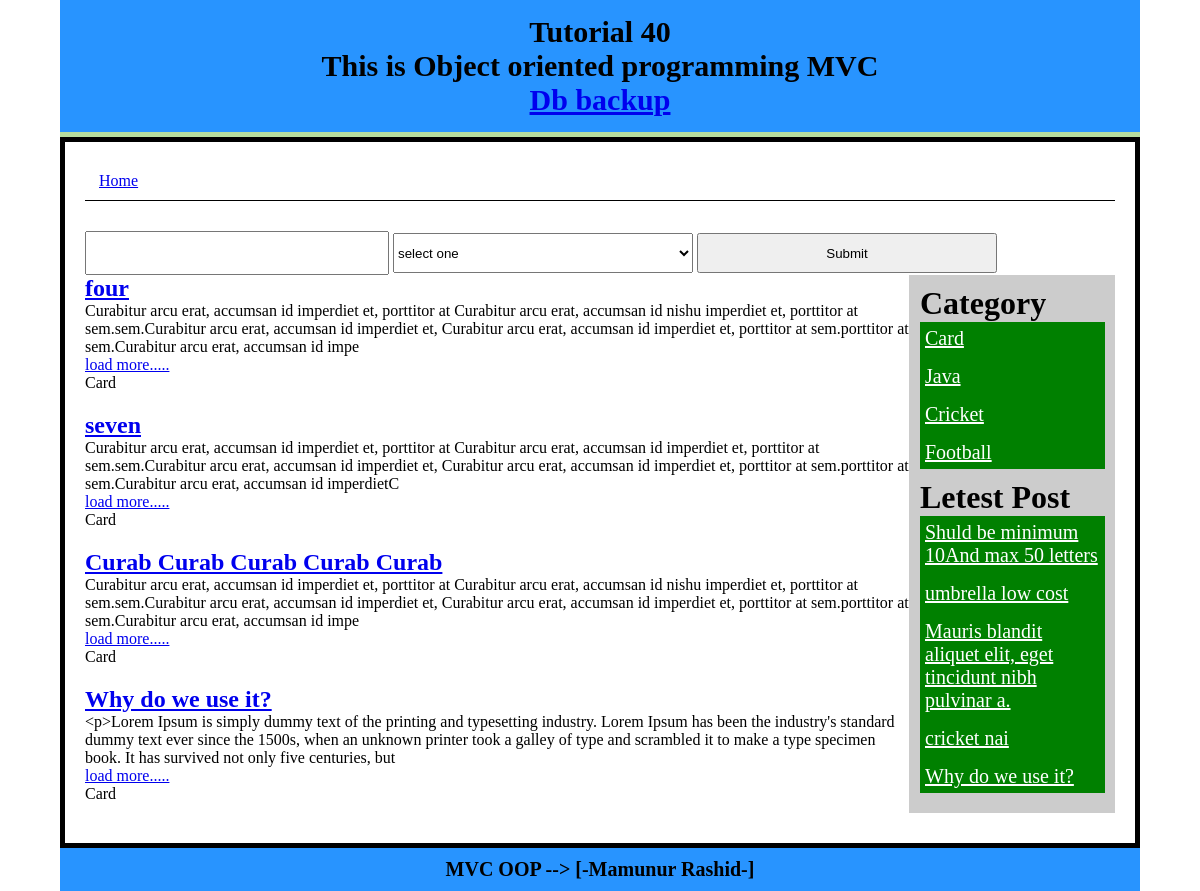
Page /Index/postByCat/14 on the earlier database version.
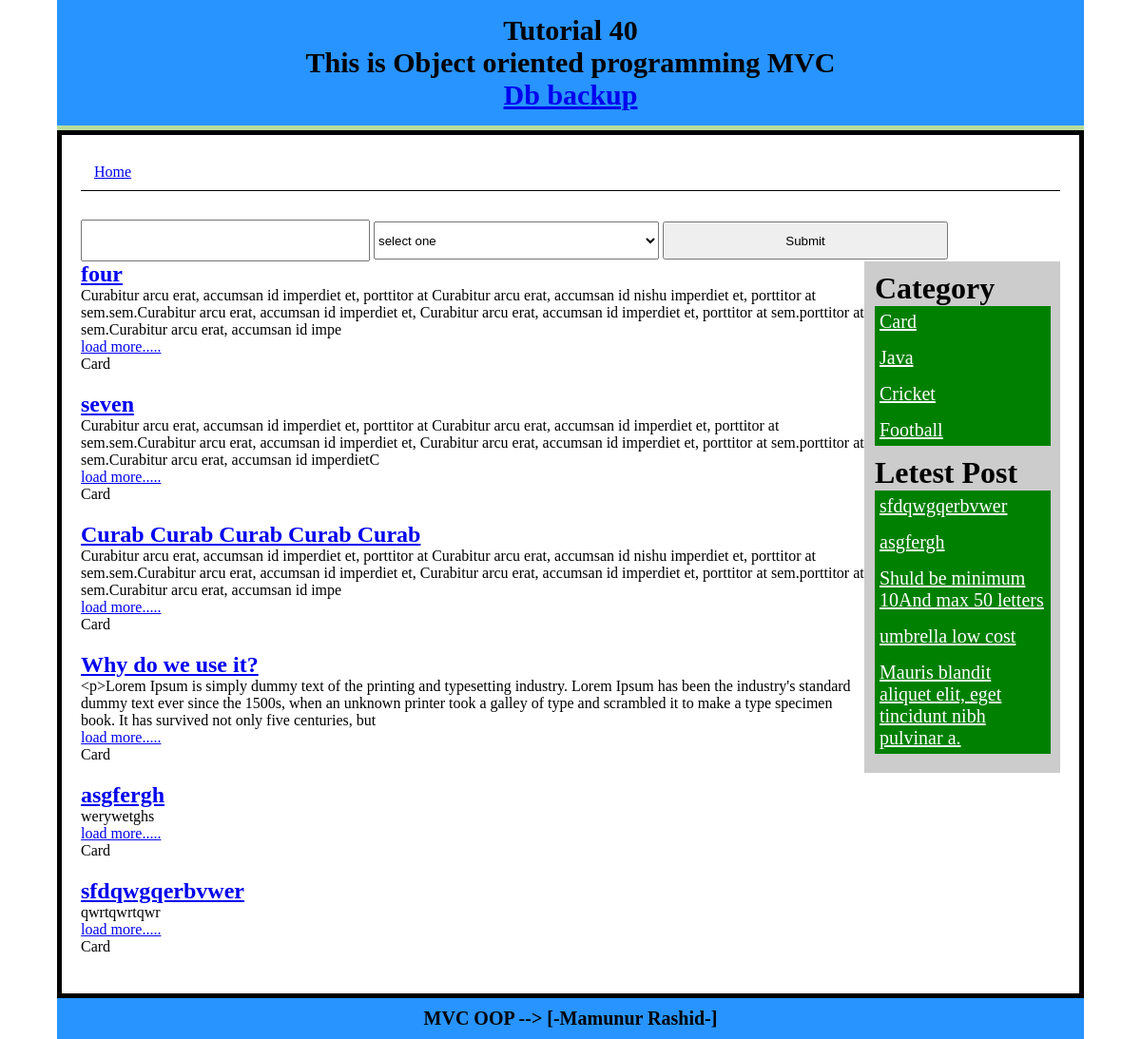
Same page on the later database version.
### tables this page shows
CREATE TABLE `post` (
  `id` int(11) NOT NULL AUTO_INCREMENT,
  `title` varchar(300) NOT NULL,
  `content` text NOT NULL,
  `cat` int(11) NOT NULL,
  PRIMARY KEY (`id`)
);

CREATE TABLE `category` (
  `id` int(11) NOT NULL AUTO_INCREMENT,
  `catname` varchar(50) NOT NULL,
  `title` varchar(50) NOT NULL,
  PRIMARY KEY (`id`)
);

### system/libs/Load.php (called while the page is built, shortened)
<?php
class Load
{
	public function view($filename,$data = false){
		include 'app/view/'.$filename.'.php' ;
	}
	public function model($modelname){
		return new $modelname();
	}
}
?>

### app/controlers/Index.php (called while the page is built, shortened)
<?php
class Index extends Dcontrolar
{
	public function postByCat($id){
		$tablepost= 'post';
		$tableCat = 'category';
		$postModel = $this->load->model("PostModel");
		$data['postByCat']=$postModel->getPostByCat($tablepost,$tableCat,$id);
		$catModel = $this->load->model("CatModel");
		$data['catlist']=$catModel->catlist($tableCat);
		$limit = 5;
		$data['letestPost']=$postModel->getLetestPost($tablepost,$limit);
		$this->load->view("header");
		$this->load->view("search",$data);
		$this->load->view("postbycat",$data);
		$this->load->view("sidebar",$data);
		$this->load->view("footer");
	}
}
?>

### index.php (called while the page is built, shortened)
<?php
$main = new Main();
?>

### system/libs/Database.php (called while the page is built, shortened)
<?php
class Database extends PDO
{
	public function select($sql,$data=array(),$fetchstyle = PDO::FETCH_ASSOC){
		$stmt 	= $this->prepare($sql);
		$stmt->execute();
		return $stmt->fetchALL($fetchstyle);
	}
}?>

### app/models/PostModel.php (called while the page is built, shortened)
<?php
class PostModel extends Dmodel
{
	public function getPostByCat($tablepost,$tableCat,$id){
		$sql ="SELECT $tablepost.*,$tableCat.catname FROM
			$tablepost INNER JOIN $tableCat
			ON  $tablepost.cat = $tableCat.id
		 	WHERE $tableCat.id = $id ";
			return $this->db->select($sql);
	}
	public function getLetestPost($table,$limit=4){
		$sql ="SELECT * FROM $table ORDER BY id DESC LIMIT $limit";
		return $this->db->select($sql);
	}
}

### system/libs/Dcontrolar.php (called while the page is built, shortened)
<?php
class Dcontrolar
{
	function __construct()
	{
		$this->load = new Load();
	}
}
?>

### system/libs/Dmodel.php (called while the page is built, shortened)
<?php
class Dmodel
{
	public function __construct()
	{
		$dsn = 'mysql:dbname=mvc;host=localhost';
		$user ="root";
		$pass ='';
		$this->db = new Database($dsn,$user,$pass);
	}
}
?>

### app/models/CatModel.php (called while the page is built, shortened)
<?php
class CatModel extends Dmodel
{
	public function catlist($table){
		$sql ="SELECT * FROM $table ORDER BY id DESC ";
		return $this->db->select($sql);
	}
}
?>

### app/view/postbycat.php (the view)
<div class="left-content fix">
	<?php foreach ($postByCat as $key => $value) { ?>
		<article class="post">
			<h1 class="title"><a href="<?php echo BASE_URL ;?>/Index/postDetails/<?php echo $value['id']?>">	<?php echo $value['title']?> </a></h1>
			<?php $content = $value['content'];
				if (strlen($content) > 200 ) {
					$content = substr($content , 0 ,300);
					echo $content ;
				}else{
					echo $content ;
				}
			?>
			<p><a href="<?php echo BASE_URL ;?>/Index/postDetails/<?php echo $value['id']?>">load more.....</a></p>
			<?php echo $value['catname']?>
		</article>
	<?php  } ?>
</div>

### app/view/sidebar.php
<div class="sidebar fix ">
	<h1>Category</h1>
	<ul>
		<?php if (isset($catlist)) {
		foreach ($catlist as $key => $value) { ?>
		<li><a href="<?php echo BASE_URL ;?>/Index/postByCat/<?php echo $value['id']?>"><?php echo $value['catname']?> </a></li>
		<?php } } ?>
	</ul>
	<h1>Letest Post</h1>
	<ul>
		<?php if (isset($letestPost)) {
		foreach ($letestPost as $key => $value) { ?>
			<li><a href="<?php echo BASE_URL ;?>/Index/postDetails/<?php echo $value['id']?>"><?php echo $value['title']?> </a></li>
		<?php } } ?>
	</ul>
</div>

Differences in the rows shown:
no longer on one of the page's lists (row unchanged): post: title "Why do we use it?"
no longer on this page (row unchanged): post: title "cricket nai", shown under "Letest Post"
added post: title "asgfergh", content "werywetghs", category.catname "Card"
added post: title "sfdqwgqerbvwer", content "qwrtqwrtqwr", category.catname "Card"
